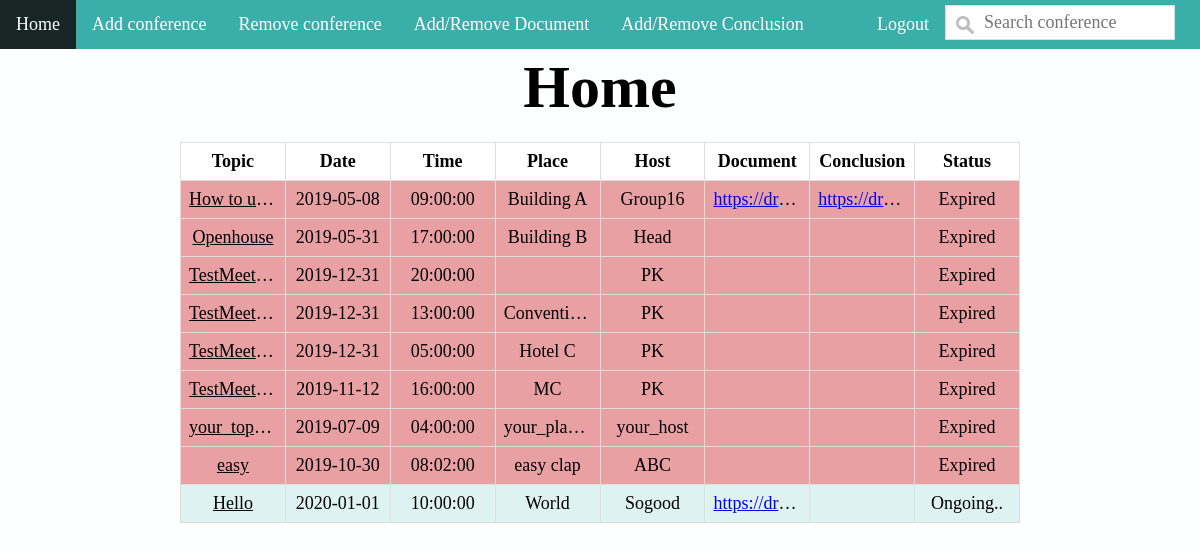
/Code/admin.php (signed in), run on the app's committed database.
### tables this page shows
CREATE TABLE `AllMeeting` (
  `MeetingID` int(5) UNSIGNED ZEROFILL NOT NULL,
  `Topic` varchar(100) DEFAULT NULL,
  `Date` date DEFAULT NULL,
  `Time` time DEFAULT NULL,
  `Host` varchar(50) DEFAULT NULL,
  `Place` tinytext,
  `Doc_Link` varchar(200) DEFAULT NULL,
  `Conclusion` varchar(150) DEFAULT NULL
);

### Code/admin.php (the view, shortened to what this page needs)
<?php
include("config.php");
?>
<html>
<link rel="stylesheet" href="https://cdnjs.cloudflare.com/ajax/libs/font-awesome/4.7.0/css/font-awesome.min.css">
<head>
</head>
<body>
	<div class="nav" id="bar">
		<a class="active" href="admin.php"> Home </a>
		<a href="add_conferenceform.php"> Add conference</a>
		<a href="Remove_conference.php"> Remove conference </a>
		<a href="Add_remove_Document.php"> Add/Remove Document </a>
		<a href="Add_remove_Conclusion.php"> Add/Remove Conclusion </a>
		<div class="nav-right1" id="bar2">
			<input type="text" id="myInput" onkeyup="sbFunction()" placeholder="    Search conference">
		</div>
		<div class="nav-right" id="bar1">
			<a href="logout.php" onClick=\"return confirm('Are you sure to Logout?');\">Logout</a>
		</div>
	</div>
</body>
<body>
	<center>
		<h1> Home</h1>
		<?php
		$sqlSelect = "SELECT MeetingID,Topic,
		Date,Time,Place,Host,Doc_Link,Conclusion
		FROM `AllMeeting` WHERE CURRENT_DATE()<=AllMeeting.Date;";
		$sqlSelect2 = "SELECT MeetingID,Topic,
	Date,Time,Place,Host,Doc_Link,Conclusion
	FROM `AllMeeting` WHERE CURRENT_DATE()>AllMeeting.Date; ";
		$resultSelect = mysqli_query($conn, $sqlSelect);
		$resultSelect2 = mysqli_query($conn, $sqlSelect2);
		echo "<table id=\"r\" ><tr><th>Topic</th><th>Date</th><th>Time</th><th>Place</th><th>Host</th><th>Document</th><th>Conclusion</th><th>Status</th>";
		if (mysqli_num_rows($resultSelect) > 0) {
			while ($row = mysqli_fetch_assoc($resultSelect2)) {
				$ID = $row["MeetingID"];
				$string = $row["Topic"];
				$link = $row["Doc_Link"];
				$linkc = $row["Conclusion"];
				echo "<tr >
					<td class=\"red\" ><a  style=\" color: black;\" href=\"conference_userdata.php?variable=$ID\">" . $string . "</a></td>
					<td class=\"red\" >" . $row["Date"] . "</td>
					<td class=\"red\">" . $row["Time"] . "</td>
					<td class=\"red\"  >" . $row["Place"] . "</td>
					<td class=\"red\">" . $row["Host"] . "</td>
					<td class=\"red\"><a  href=\"$link\" target=\"_blank\" >" . $row["Doc_Link"] . "</a></td>
					<td class=\"red\"><a  href=\"$linkc\" target=\"_blank\" >" . $row["Conclusion"] . "</a></td>
					<td class=\"red\">Expired</td></tr>";
			}
			while ($row = mysqli_fetch_assoc($resultSelect)) {
				$ID = $row["MeetingID"];
				$string = $row["Topic"];
				$link = $row["Doc_Link"];
				$linkc = $row["Conclusion"];
				echo "<tr >
			<td ><a  style=\" color: black;\" href=\"conference_userdata.php?variable=$ID\">" . $string . "</a></td>
			<td >" . $row["Date"] . "</td>
			<td >" . $row["Time"] . "</td>
			<td  data-role=\"popover\" data-popover-text=" . $row["Place"] . "  data-popover-position=\"bottom\" data-popover-hide=\"1000\" >" . $row["Place"] . "</td>
			<td >" . $row["Host"] . "</td>
			<td ><a  href=\"$link\" target=\"_blank\" >" . $row["Doc_Link"] . "</a></td>
			<td ><a  href=\"$linkc\" target=\"_blank\" >" . $row["Conclusion"] . "</a></td>
			<td >Ongoing..</td></tr>";
			}
			echo "</table>";
		} else {
			echo "0 results";
		}
		?>
	</center>
</body>
</html>

### Code/admin.php (style rules this page uses)
body { margin: 0px; background-color: #FEFFFF; background-repeat: no-repeat; background-position: center; background-size: cover; background-attachment: fixed; width: 100%; z-index: -2; }
table { margin-top: 20px; font-family: Cordia New; border-collapse: collapse; background-color: white; width: 70%; table-layout: fixed; }
td, th { border: 1px solid #dddddd; text-align: center; padding: 8px; width: 10%; font-size: 1.5vw; overflow: hidden; text-overflow: ellipsis; white-space: nowrap; }
td.red { border: 1px solid #dddddd; text-align: center; padding: 8px; width: 10%; font-size: 1.5vw; overflow: hidden; text-overflow: ellipsis; white-space: nowrap; background-color: #e8a0a3; }
input { font-size: 1.5vw; font-family: Cordia New; }
tr:nth-child(even) { background-color: #DEF2F1; }
.nav { overflow: hidden; background-color: #3AAFA9; width: 100%; top: 0px; position: sticky; }
.nav a { float: left; color: white; text-align: center; padding: 14px 16px; text-decoration: none; font-family: Cordia New; font-size: 1.5vw; }
.nav a.active { background-color: #172524; color: white; }
.nav-right { float: right; font-family: Cordia New; font-size: 1.5vw; }
.nav-right1 { float: right; font-family: Cordia New; font-size: 1.5vw; }
h1 { font-family: Cordia New; font-size: 5vw; margin: 4px; }
#myInput { background-image: url('searchicon.png'); background-position: 10px 10px; background-repeat: no-repeat; background-size: 1.5vw; width: 90%; font-size: 1.5vw; padding: 6px 10px 6px 20px; border: 1px solid #ddd; margin-top: 5px; float: left; }

### data on the page
allmeeting: Topic "How to u…", Date "2019-05-08", Time "09:00:00", Place "Building A", Host "Group16", Doc_Link "https://dri…", Conclusion "https://dri…"
allmeeting: Topic "Openhouse", Date "2019-05-31", Time "17:00:00", Place "Building B", Host "Head"
allmeeting: Topic "TestMeet…", Date "2019-12-31", Time "20:00:00", Host "PK"
allmeeting: Topic "TestMeet…", Date "2019-12-31", Time "13:00:00", Place "Conventi…", Host "PK"
allmeeting: Topic "TestMeet…", Date "2019-12-31", Time "05:00:00", Place "Hotel C", Host "PK"
allmeeting: Topic "TestMeet…", Date "2019-11-12", Time "16:00:00", Place "MC", Host "PK"
allmeeting: Topic "your_topi…", Date "2019-07-09", Time "04:00:00", Place "your_pla…", Host "your_host"
allmeeting: Topic "easy", Date "2019-10-30", Time "08:02:00", Place "easy clap", Host "ABC"
allmeeting: Topic "Hello", Date "2020-01-01", Time "10:00:00", Place "World", Host "Sogood", Doc_Link "https://dri…"
